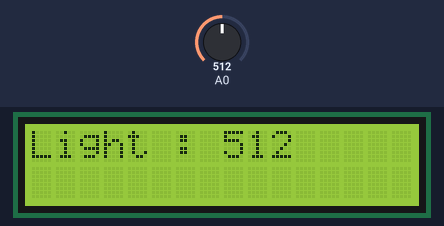
Simulated run of this sketch. Board: Arduino Uno, built with avr-gcc and run on an emulated ATmega328P. On the bench: 16×2 character LCD. Inputs (shaded band) come from the test bench; at power-on: A0 = 512.

Above: at 1.2 s.
1.3 s: A0 set to 716
At 2.6 s:
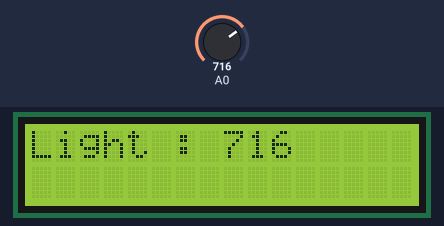
3.0 s: A0 set to 900
At 4.2 s:
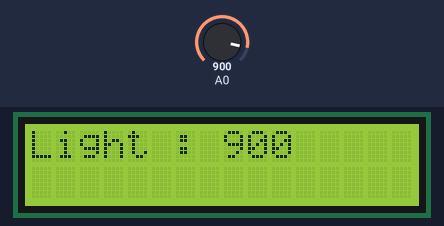
4.5 s: A0 set to 1023
At 5.7 s:
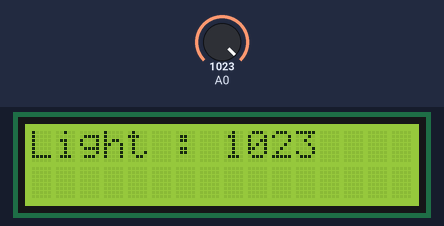
Timing chart, 0 to 7.5 s (numbered marks = the images above; inputs shaded):
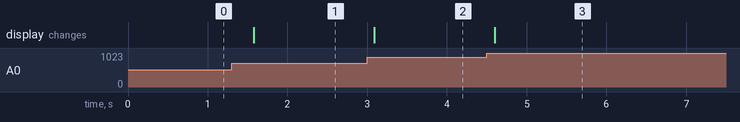

The sketch:

Liquid_Crystal.ino
```cpp
#include <LiquidCrystal.h>

LiquidCrystal lcd (12,11,2,3,4,5);

void setup() {
lcd.begin(16,2);
}

void loop () {
int light = analogRead(A0);
lcd. clear() ;
lcd. print ("Light : ");
lcd. print ( light );
delay (500);
}
```

Measured:
- after the input at 1.3 s, the display: changes after 0.28 s (image 1)
- after the input at 3.0 s, the display: changes after 0.09 s (image 2)
- after the input at 4.5 s, the display: changes after 0.10 s (image 3)
